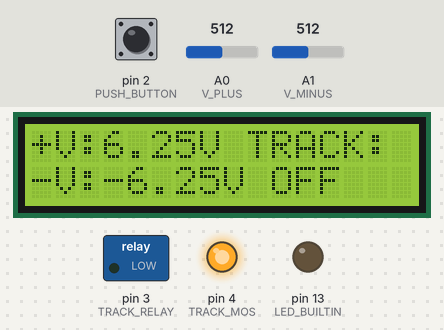
The sketch below on a simulated Arduino Uno, built with avr-gcc and run on an emulated ATmega328P. On the bench: 16×2 character LCD, switched loads named in the sketch (green lamp = pin HIGH), output pins drawn as LEDs (lit = HIGH). The test bench sets the inputs (shaded band); at power-on: pin 2 (PUSH_BUTTON) LOW, A0 (V_PLUS) = 512, A1 (V_MINUS) = 512.

Above: at 1.2 s.
1.3 s: pin 2 (PUSH_BUTTON) pulled HIGH for 0.15 s
At 2.5 s:
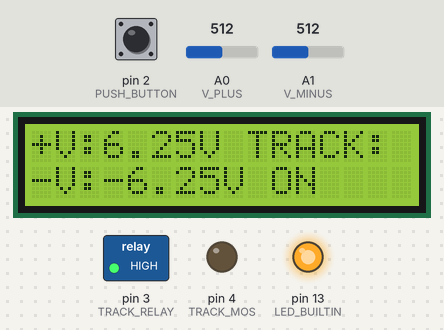
2.9 s: A0 (V_PLUS) set to 716
At 4.0 s:
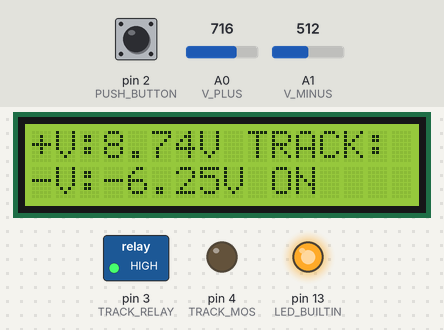
4.7 s: A1 (V_MINUS) set to 716
At 6.1 s:
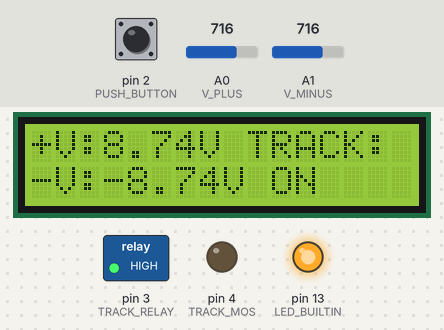
6.4 s: pin 2 (PUSH_BUTTON) pulled HIGH for 1 s
At 6.9 s:
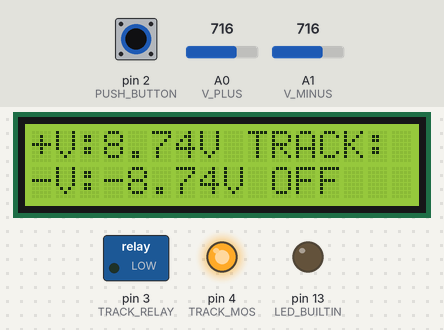
8.9 s: A0 (V_PLUS) set to 900
At 10.1 s:
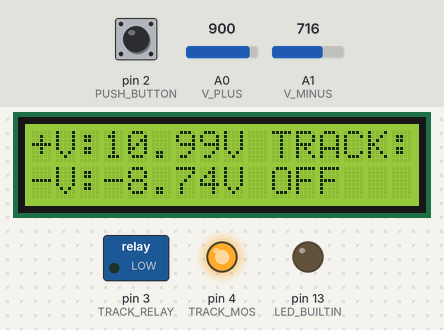
10.6 s: A1 (V_MINUS) set to 900
At 12.2 s:
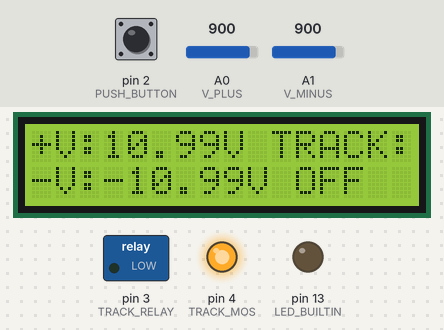
Timing chart, 0 to 13.3 s (numbered marks = the images above; inputs shaded):
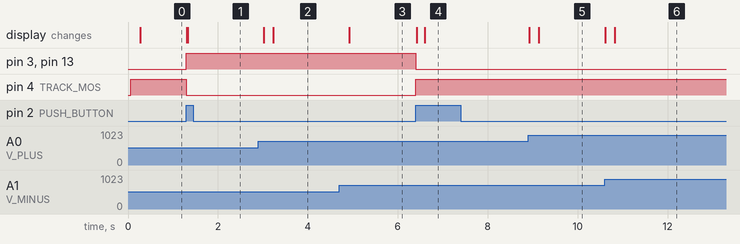

Measured:
- after the input at 1.3 s, pin 3 (TRACK_RELAY), pin 13 (LED_BUILTIN): LOW → HIGH at once; pin 4 (TRACK_MOS): HIGH → LOW at once; the display: first changes at once (image 1 shows a later state)
- after the input at 2.9 s, the display: first changes after 0.12 s (image 2 shows a later state)
- after the input at 4.7 s, the display: changes after 0.22 s (image 3)
- after the input at 6.4 s, pin 3 (TRACK_RELAY), pin 13 (LED_BUILTIN): HIGH → LOW at once; pin 4 (TRACK_MOS): LOW → HIGH at once; the display: first changes at once (image 4 shows a later state)
- after the input at 8.9 s, the display: first changes at once (image 5 shows a later state)
- after the input at 10.6 s, the display: first changes at once (image 6 shows a later state)

The sketch:

main.ino
```cpp
#include <LiquidCrystal.h>

/* Pins definitions */
#define PUSH_BUTTON 2
#define TRACK_RELAY 3     /* Relay */
#define TRACK_MOS   4     /* MOSFET M1 */
#define V_PLUS      A0
#define V_MINUS     A1
#define RS_LCD      12
#define RW_LCD      11
#define ENABLE_LCD  10
#define D7_LCD      9
#define D6_LCD      8
#define D5_LCD      7
#define D4_LCD      6

/* Resistor divider */
#define RA          15    /* MΩ */
#define RB          10    /* MΩ */

#define TRACK_ON  1
#define TRACK_OFF 0

/* Compute average of voltage measured */
#define NUM_SAMPLES 20

LiquidCrystal lcd(RS_LCD, RW_LCD, ENABLE_LCD,
                  D4_LCD, D5_LCD, D6_LCD, D7_LCD);


uint8_t track_supply;

/* Push_button Interrupt service routine */
void button_ISR()
{
        int state;
        track_supply = !track_supply;
        state = (track_supply == TRACK_ON) ? HIGH : LOW;
        digitalWrite(LED_BUILTIN, state);
        digitalWrite(TRACK_RELAY, state);
        digitalWrite(TRACK_MOS, !state);      /* Inverse logic */
        lcd.clear();
}

void lcd_show(float p_voltage, float m_voltage)
{
        lcd.clear();
        lcd.print("+V:");
        lcd.print(p_voltage);
        lcd.print("V TRACK:");
        lcd.setCursor(0, 1);
        lcd.print("-V:");
        lcd.print(m_voltage);
        lcd.print("V ");
        if(track_supply == TRACK_ON)
                lcd.print("ON");
        else
                lcd.print("OFF");
}


void setup()
{

        /* Init lcd */
        lcd.begin(16, 2);
        lcd.setCursor(0, 0);

        /* Init variables */
        track_supply = TRACK_OFF;

        /* Init pins */
        pinMode(PUSH_BUTTON, INPUT);
        pinMode(TRACK_RELAY, OUTPUT);
        pinMode(TRACK_MOS, OUTPUT);
        pinMode(LED_BUILTIN, OUTPUT);
        pinMode(V_PLUS, INPUT);
        pinMode(V_MINUS, INPUT);

        digitalWrite(TRACK_RELAY, TRACK_OFF);
        digitalWrite(TRACK_MOS, !TRACK_OFF);    /* Inverse logic */

        /* Interrupts */
        attachInterrupt(digitalPinToInterrupt(PUSH_BUTTON), button_ISR, RISING);

}

void loop()
{
        int k;
        int p_voltage[NUM_SAMPLES];
        int m_voltage[NUM_SAMPLES];
        int p_voltage_mean = 0;
        int m_voltage_mean = 0;
        float real_pvoltage, real_mvoltage;
        for(k = 0; k < NUM_SAMPLES; k++){
                p_voltage[k] = analogRead(V_PLUS);
                delay(10);                              /* Arduino reference */
                m_voltage[k] = analogRead(V_MINUS);
                p_voltage_mean += p_voltage[k];
                m_voltage_mean += m_voltage[k];
        }
        p_voltage_mean /= NUM_SAMPLES;
        m_voltage_mean /= NUM_SAMPLES;

        real_pvoltage = p_voltage_mean*(RA+RB)/RB*(5.0/1024.0);    /* Offset */
        real_mvoltage = -m_voltage_mean*(RA+RB)/RB*(5.0/1024.0);   /* Offset */
        lcd_show(real_pvoltage, real_mvoltage);
}
```
